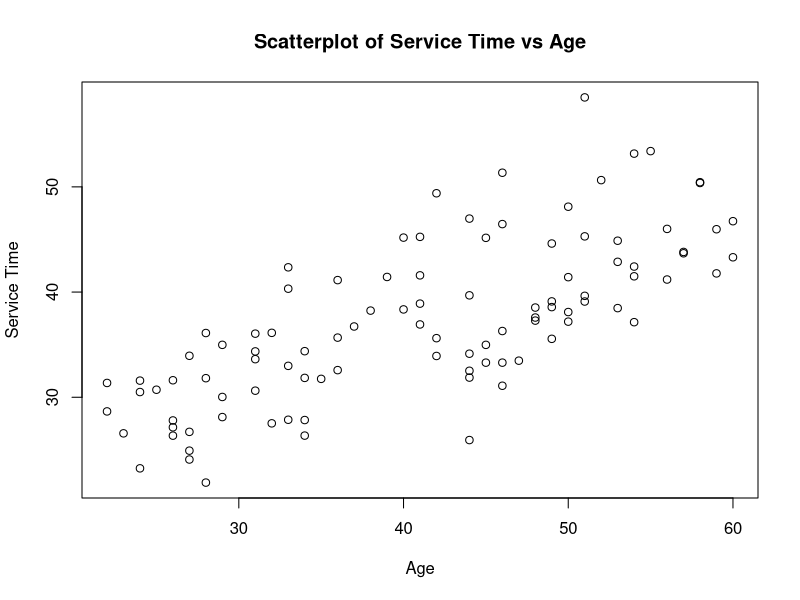

The R script that drew this image:
## ---- chunk 1
# Load the necessary libraries
library(ggplot2)
library(dplyr)

## ---- chunk 2
# Load required libraries
library(MASS)

# Generating the dataset
set.seed(123) # Set seed for reproducibility


# Define sample size
n <- 100

# Generate age data: random values between 20 and 60
age <- sample(20:60, n, replace = TRUE)

# Generate experience data: random values between 1 and 30
experience <- sample(1:30, n, replace = TRUE)

# Generate main dish service time data: random values following a normal distribution with more variability
service_time <- rnorm(n, mean = 20 + 0.5*age - 0.2*experience, sd = 5)

# Create the dataset
data <- data.frame(Age = age, Experience = experience, Service_Time = service_time)

# Check the summary of the dataset
summary(data)

# Define age and experience levels
data$Age_Group <- ifelse(data$Age < 40, "Low", "High")
data$Experience_Group <- ifelse(data$Experience < 20, "Low", "High")

## ---- chunk 3
data
## ---- chunk 4
# Fit a linear regression model
model <- lm(Service_Time ~ ., data = data)

# Summary of the regression model
summary(model)

## ---- chunk 5
# Perform ANOVA
anova_result <- anova(model)

# Summary of ANOVA results
print("ANOVA Results:")
print(anova_result)

## ---- chunk 6
# Perform ANCOVA
ancova_result <- lm(Service_Time ~ Age + Experience, data = data)

# Summary of ANCOVA results
summary(ancova_result)


## ---- chunk 7
# Visualize the data using scatterplot
plot(data$Age, data$Service_Time, 
     xlab = "Age", ylab = "Service Time", 
     main = "Scatterplot of Service Time vs Age")

